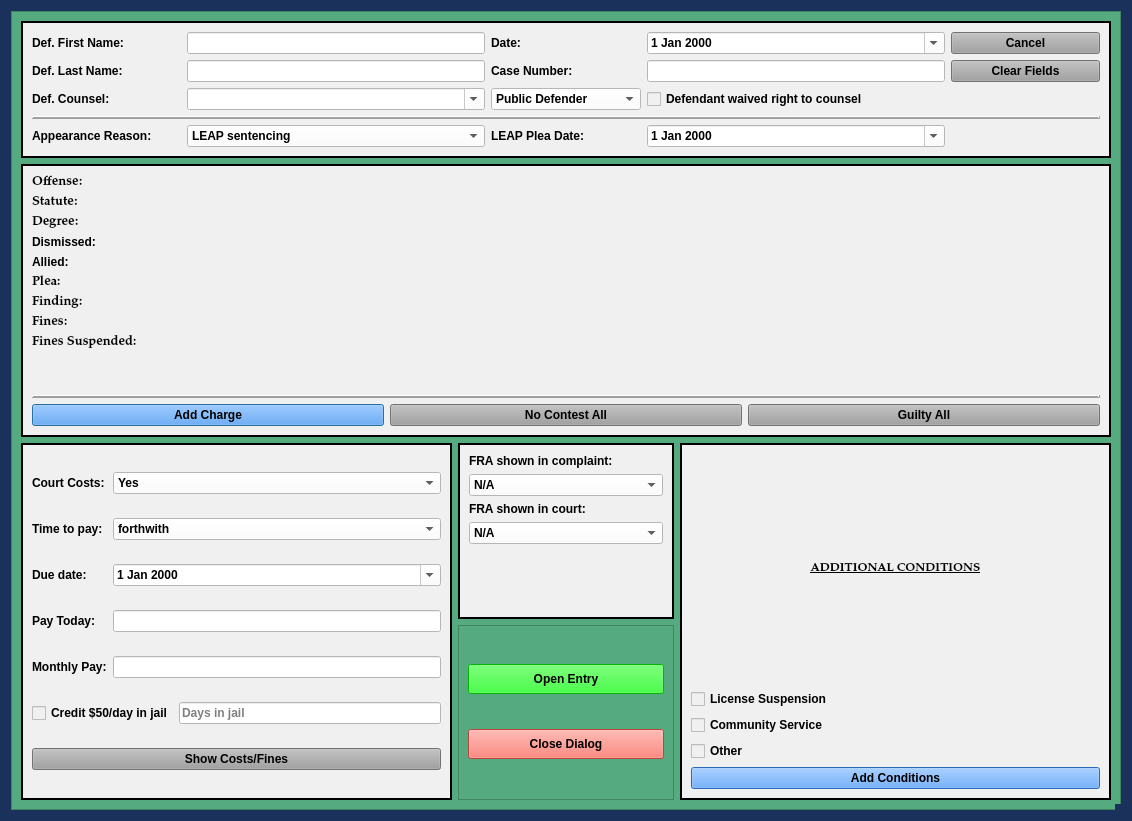
<?xml version="1.0" encoding="UTF-8"?>
<ui version="4.0">
 <class>LeapSentencingDialog</class>
 <widget class="QDialog" name="LeapSentencingDialog">
  <property name="windowModality">
   <enum>Qt::NonModal</enum>
  </property>
  <property name="enabled">
   <bool>true</bool>
  </property>
  <property name="geometry">
   <rect>
    <x>0</x>
    <y>0</y>
    <width>1132</width>
    <height>821</height>
   </rect>
  </property>
  <property name="sizePolicy">
   <sizepolicy hsizetype="Minimum" vsizetype="Minimum">
    <horstretch>0</horstretch>
    <verstretch>0</verstretch>
   </sizepolicy>
  </property>
  <property name="minimumSize">
   <size>
    <width>0</width>
    <height>0</height>
   </size>
  </property>
  <property name="maximumSize">
   <size>
    <width>2500</width>
    <height>3500</height>
   </size>
  </property>
  <property name="palette">
   <palette>
    <active>
     <colorrole role="Button">
      <brush brushstyle="SolidPattern">
       <color alpha="255">
        <red>25</red>
        <green>49</green>
        <blue>91</blue>
       </color>
      </brush>
     </colorrole>
     <colorrole role="Base">
      <brush brushstyle="SolidPattern">
       <color alpha="255">
        <red>25</red>
        <green>49</green>
        <blue>91</blue>
       </color>
      </brush>
     </colorrole>
     <colorrole role="Window">
      <brush brushstyle="SolidPattern">
       <color alpha="255">
        <red>25</red>
        <green>49</green>
        <blue>91</blue>
       </color>
      </brush>
     </colorrole>
    </active>
    <inactive>
     <colorrole role="Button">
      <brush brushstyle="SolidPattern">
       <color alpha="255">
        <red>25</red>
        <green>49</green>
        <blue>91</blue>
       </color>
      </brush>
     </colorrole>
     <colorrole role="Base">
      <brush brushstyle="SolidPattern">
       <color alpha="255">
        <red>25</red>
        <green>49</green>
        <blue>91</blue>
       </color>
      </brush>
     </colorrole>
     <colorrole role="Window">
      <brush brushstyle="SolidPattern">
       <color alpha="255">
        <red>25</red>
        <green>49</green>
        <blue>91</blue>
       </color>
      </brush>
     </colorrole>
    </inactive>
    <disabled>
     <colorrole role="Button">
      <brush brushstyle="SolidPattern">
       <color alpha="255">
        <red>25</red>
        <green>49</green>
        <blue>91</blue>
       </color>
      </brush>
     </colorrole>
     <colorrole role="Base">
      <brush brushstyle="SolidPattern">
       <color alpha="255">
        <red>25</red>
        <green>49</green>
        <blue>91</blue>
       </color>
      </brush>
     </colorrole>
     <colorrole role="Window">
      <brush brushstyle="SolidPattern">
       <color alpha="255">
        <red>25</red>
        <green>49</green>
        <blue>91</blue>
       </color>
      </brush>
     </colorrole>
    </disabled>
   </palette>
  </property>
  <property name="font">
   <font>
    <family>Palatino Linotype</family>
    <pointsize>10</pointsize>
    <weight>75</weight>
    <italic>false</italic>
    <bold>true</bold>
   </font>
  </property>
  <property name="windowTitle">
   <string>LEAP Sentencing Case Information</string>
  </property>
  <property name="toolTip">
   <string/>
  </property>
  <property name="styleSheet">
   <string notr="true">background-color: rgb(25, 49, 91);
font: 75 10pt &quot;Palatino Linotype&quot;;
font-weight: bold;</string>
  </property>
  <property name="sizeGripEnabled">
   <bool>true</bool>
  </property>
  <property name="modal">
   <bool>true</bool>
  </property>
  <layout class="QVBoxLayout" name="verticalLayout" stretch="0">
   <item>
    <widget class="QScrollArea" name="scrollArea">
     <property name="styleSheet">
      <string notr="true">background-color: rgb(85, 170, 127);</string>
     </property>
     <property name="widgetResizable">
      <bool>true</bool>
     </property>
     <widget class="QWidget" name="scrollAreaWidgetContents_2">
      <property name="geometry">
       <rect>
        <x>0</x>
        <y>0</y>
        <width>1112</width>
        <height>801</height>
       </rect>
      </property>
      <layout class="QGridLayout" name="gridLayout_2">
       <item row="2" column="0" rowspan="4" colspan="2">
        <widget class="QFrame" name="frame_5">
         <property name="sizePolicy">
          <sizepolicy hsizetype="Preferred" vsizetype="Preferred">
           <horstretch>0</horstretch>
           <verstretch>0</verstretch>
          </sizepolicy>
         </property>
         <property name="styleSheet">
          <string notr="true">background-color: rgb(240, 240, 240);</string>
         </property>
         <property name="frameShape">
          <enum>QFrame::Box</enum>
         </property>
         <property name="frameShadow">
          <enum>QFrame::Plain</enum>
         </property>
         <property name="lineWidth">
          <number>2</number>
         </property>
         <layout class="QGridLayout" name="gridLayout_5">
          <item row="5" column="1" colspan="3">
           <widget class="QLineEdit" name="pay_today_box">
            <property name="styleSheet">
             <string notr="true">background-color: rgb(255, 255, 255);</string>
            </property>
           </widget>
          </item>
          <item row="5" column="0">
           <widget class="QLabel" name="pay_today_label">
            <property name="text">
             <string>Pay Today:</string>
            </property>
           </widget>
          </item>
          <item row="2" column="0">
           <widget class="QLabel" name="label_9">
            <property name="text">
             <string>Time to pay:</string>
            </property>
           </widget>
          </item>
          <item row="6" column="0">
           <widget class="QLabel" name="monthly_pay_label">
            <property name="text">
             <string>Monthly Pay:</string>
            </property>
           </widget>
          </item>
          <item row="3" column="1" colspan="3">
           <widget class="NoScrollDateEdit" name="balance_due_date">
            <property name="styleSheet">
             <string notr="true">color: rgb(0, 0, 0);
background-color: rgb(255, 255, 255);</string>
            </property>
            <property name="calendarPopup">
             <bool>true</bool>
            </property>
           </widget>
          </item>
          <item row="3" column="0">
           <widget class="QLabel" name="balance_due_date_label">
            <property name="text">
             <string>Due date:</string>
            </property>
           </widget>
          </item>
          <item row="7" column="0" colspan="3">
           <widget class="QCheckBox" name="credit_for_jail_checkBox">
            <property name="text">
             <string>Credit $50/day in jail</string>
            </property>
           </widget>
          </item>
          <item row="7" column="3">
           <widget class="QLineEdit" name="jail_time_credit_box">
            <property name="styleSheet">
             <string notr="true">background-color: rgb(255, 255, 255);</string>
            </property>
            <property name="placeholderText">
             <string>Days in jail</string>
            </property>
           </widget>
          </item>
          <item row="1" column="1" colspan="3">
           <widget class="NoScrollComboBox" name="court_costs_box">
            <property name="styleSheet">
             <string notr="true">background-color: rgb(255, 255, 255);</string>
            </property>
            <item>
             <property name="text">
              <string>Yes</string>
             </property>
            </item>
            <item>
             <property name="text">
              <string>Waived</string>
             </property>
            </item>
            <item>
             <property name="text">
              <string>Imposed in companion case</string>
             </property>
            </item>
            <item>
             <property name="text">
              <string>No</string>
             </property>
            </item>
           </widget>
          </item>
          <item row="1" column="0">
           <widget class="QLabel" name="label_11">
            <property name="text">
             <string>Court Costs:</string>
            </property>
           </widget>
          </item>
          <item row="2" column="1" colspan="3">
           <widget class="NoScrollComboBox" name="ability_to_pay_box">
            <property name="styleSheet">
             <string notr="true">background-color: rgb(255, 255, 255);</string>
            </property>
            <item>
             <property name="text">
              <string>forthwith</string>
             </property>
            </item>
            <item>
             <property name="text">
              <string>monthly pay</string>
             </property>
            </item>
            <item>
             <property name="text">
              <string>partial forthwith then monthly pay</string>
             </property>
            </item>
           </widget>
          </item>
          <item row="6" column="1" colspan="3">
           <widget class="QLineEdit" name="monthly_pay_box">
            <property name="styleSheet">
             <string notr="true">background-color: rgb(255, 255, 255);</string>
            </property>
           </widget>
          </item>
          <item row="8" column="0" colspan="4">
           <widget class="QPushButton" name="costs_and_fines_Button">
            <property name="sizePolicy">
             <sizepolicy hsizetype="Preferred" vsizetype="Fixed">
              <horstretch>0</horstretch>
              <verstretch>0</verstretch>
             </sizepolicy>
            </property>
            <property name="focusPolicy">
             <enum>Qt::NoFocus</enum>
            </property>
            <property name="styleSheet">
             <string notr="true">background-color: rgb(160, 160, 160);</string>
            </property>
            <property name="text">
             <string>Show Costs/Fines</string>
            </property>
            <property name="flat">
             <bool>false</bool>
            </property>
           </widget>
          </item>
         </layout>
        </widget>
       </item>
       <item row="0" column="0" colspan="5">
        <widget class="QFrame" name="case_name_Frame">
         <property name="sizePolicy">
          <sizepolicy hsizetype="Preferred" vsizetype="Preferred">
           <horstretch>0</horstretch>
           <verstretch>0</verstretch>
          </sizepolicy>
         </property>
         <property name="styleSheet">
          <string notr="true">background-color: rgb(240, 240, 240);</string>
         </property>
         <property name="frameShape">
          <enum>QFrame::Box</enum>
         </property>
         <property name="frameShadow">
          <enum>QFrame::Plain</enum>
         </property>
         <property name="lineWidth">
          <number>2</number>
         </property>
         <layout class="QGridLayout" name="gridLayout" columnstretch="1,2,1,2,1">
          <item row="0" column="0">
           <widget class="QLabel" name="label">
            <property name="text">
             <string>Def. First Name:</string>
            </property>
           </widget>
          </item>
          <item row="0" column="4">
           <widget class="QPushButton" name="cancel_Button">
            <property name="focusPolicy">
             <enum>Qt::NoFocus</enum>
            </property>
            <property name="styleSheet">
             <string notr="true">background-color: rgb(160, 160, 160);</string>
            </property>
            <property name="text">
             <string>Cancel</string>
            </property>
           </widget>
          </item>
          <item row="5" column="1">
           <widget class="NoScrollComboBox" name="appearance_reason_box">
            <property name="styleSheet">
             <string notr="true">background-color: rgb(255, 255, 255);</string>
            </property>
            <item>
             <property name="text">
              <string>LEAP sentencing</string>
             </property>
            </item>
           </widget>
          </item>
          <item row="1" column="2">
           <widget class="QLabel" name="label_3">
            <property name="text">
             <string>Case Number:</string>
            </property>
           </widget>
          </item>
          <item row="1" column="1">
           <widget class="QLineEdit" name="defendant_last_name_lineEdit">
            <property name="enabled">
             <bool>true</bool>
            </property>
            <property name="styleSheet">
             <string notr="true">background-color: rgb(255, 255, 255);</string>
            </property>
           </widget>
          </item>
          <item row="0" column="3">
           <widget class="NoScrollDateEdit" name="plea_trial_date">
            <property name="focusPolicy">
             <enum>Qt::NoFocus</enum>
            </property>
            <property name="styleSheet">
             <string notr="true">color: rgb(0, 0, 0);
background-color: rgb(255, 255, 255);</string>
            </property>
            <property name="calendarPopup">
             <bool>true</bool>
            </property>
           </widget>
          </item>
          <item row="0" column="2">
           <widget class="QLabel" name="label_26">
            <property name="text">
             <string>Date:</string>
            </property>
           </widget>
          </item>
          <item row="1" column="0">
           <widget class="QLabel" name="label_2">
            <property name="text">
             <string>Def. Last Name:</string>
            </property>
           </widget>
          </item>
          <item row="1" column="3">
           <widget class="QLineEdit" name="case_number_lineEdit">
            <property name="maximumSize">
             <size>
              <width>500</width>
              <height>16777215</height>
             </size>
            </property>
            <property name="styleSheet">
             <string notr="true">background-color: rgb(255, 255, 255);</string>
            </property>
           </widget>
          </item>
          <item row="5" column="0">
           <widget class="QLabel" name="label_4">
            <property name="text">
             <string>Appearance Reason:</string>
            </property>
           </widget>
          </item>
          <item row="0" column="1">
           <widget class="QLineEdit" name="defendant_first_name_lineEdit">
            <property name="styleSheet">
             <string notr="true">background-color: rgb(255, 255, 255);</string>
            </property>
           </widget>
          </item>
          <item row="1" column="4">
           <widget class="QPushButton" name="clear_fields_case_Button">
            <property name="focusPolicy">
             <enum>Qt::NoFocus</enum>
            </property>
            <property name="styleSheet">
             <string notr="true">background-color: rgb(160, 160, 160);</string>
            </property>
            <property name="text">
             <string>Clear Fields</string>
            </property>
           </widget>
          </item>
          <item row="3" column="0">
           <widget class="QLabel" name="label_8">
            <property name="text">
             <string>Def. Counsel:</string>
            </property>
           </widget>
          </item>
          <item row="3" column="1">
           <widget class="DefenseCounselComboBox" name="defense_counsel_name_box">
            <property name="styleSheet">
             <string notr="true">background-color: rgb(255, 255, 255);</string>
            </property>
            <property name="editable">
             <bool>true</bool>
            </property>
           </widget>
          </item>
          <item row="3" column="2">
           <widget class="NoScrollComboBox" name="defense_counsel_type_box">
            <property name="styleSheet">
             <string notr="true">background-color: rgb(255, 255, 255);</string>
            </property>
            <item>
             <property name="text">
              <string>Public Defender</string>
             </property>
            </item>
            <item>
             <property name="text">
              <string>Private Counsel</string>
             </property>
            </item>
           </widget>
          </item>
          <item row="3" column="3">
           <widget class="QCheckBox" name="defense_counsel_waived_checkBox">
            <property name="text">
             <string>Defendant waived right to counsel</string>
            </property>
           </widget>
          </item>
          <item row="4" column="0" colspan="5">
           <widget class="Line" name="line_2">
            <property name="frameShadow">
             <enum>QFrame::Raised</enum>
            </property>
            <property name="lineWidth">
             <number>2</number>
            </property>
            <property name="orientation">
             <enum>Qt::Horizontal</enum>
            </property>
           </widget>
          </item>
          <item row="5" column="3">
           <widget class="NoScrollDateEdit" name="leap_plea_date">
            <property name="styleSheet">
             <string notr="true">color: rgb(0, 0, 0);
background-color: rgb(255, 255, 255);</string>
            </property>
            <property name="calendarPopup">
             <bool>true</bool>
            </property>
           </widget>
          </item>
          <item row="5" column="2">
           <widget class="QLabel" name="label_6">
            <property name="text">
             <string>LEAP Plea Date:</string>
            </property>
           </widget>
          </item>
         </layout>
        </widget>
       </item>
       <item row="1" column="0" colspan="5">
        <widget class="QFrame" name="frame">
         <property name="sizePolicy">
          <sizepolicy hsizetype="Preferred" vsizetype="Preferred">
           <horstretch>0</horstretch>
           <verstretch>0</verstretch>
          </sizepolicy>
         </property>
         <property name="styleSheet">
          <string notr="true">background-color: rgb(240, 240, 240);</string>
         </property>
         <property name="frameShape">
          <enum>QFrame::Box</enum>
         </property>
         <property name="frameShadow">
          <enum>QFrame::Plain</enum>
         </property>
         <property name="lineWidth">
          <number>2</number>
         </property>
         <layout class="QVBoxLayout" name="verticalLayout_2">
          <item>
           <layout class="QGridLayout" name="gridLayout_3">
            <item row="2" column="1">
             <widget class="QPushButton" name="no_contest_all_Button">
              <property name="sizePolicy">
               <sizepolicy hsizetype="Preferred" vsizetype="Fixed">
                <horstretch>0</horstretch>
                <verstretch>0</verstretch>
               </sizepolicy>
              </property>
              <property name="focusPolicy">
               <enum>Qt::NoFocus</enum>
              </property>
              <property name="styleSheet">
               <string notr="true">background-color: rgb(160, 160, 160);</string>
              </property>
              <property name="text">
               <string>No Contest All</string>
              </property>
             </widget>
            </item>
            <item row="0" column="0" colspan="3">
             <layout class="QGridLayout" name="charges_gridLayout">
              <item row="1" column="0">
               <widget class="QLabel" name="statute_label">
                <property name="font">
                 <font>
                  <family>Palatino Linotype</family>
                  <pointsize>10</pointsize>
                  <weight>75</weight>
                  <italic>false</italic>
                  <bold>true</bold>
                 </font>
                </property>
                <property name="text">
                 <string>Statute:</string>
                </property>
               </widget>
              </item>
              <item row="4" column="0">
               <widget class="QLabel" name="allied_label">
                <property name="text">
                 <string>Allied:</string>
                </property>
               </widget>
              </item>
              <item row="5" column="0">
               <widget class="QLabel" name="plea_label">
                <property name="font">
                 <font>
                  <family>Palatino Linotype</family>
                  <pointsize>10</pointsize>
                  <weight>75</weight>
                  <italic>false</italic>
                  <bold>true</bold>
                 </font>
                </property>
                <property name="text">
                 <string>Plea:</string>
                </property>
               </widget>
              </item>
              <item row="2" column="0">
               <widget class="QLabel" name="degree_label">
                <property name="font">
                 <font>
                  <family>Palatino Linotype</family>
                  <pointsize>10</pointsize>
                  <weight>75</weight>
                  <italic>false</italic>
                  <bold>true</bold>
                 </font>
                </property>
                <property name="text">
                 <string>Degree:</string>
                </property>
               </widget>
              </item>
              <item row="6" column="0">
               <widget class="QLabel" name="finding_label">
                <property name="font">
                 <font>
                  <family>Palatino Linotype</family>
                  <pointsize>10</pointsize>
                  <weight>75</weight>
                  <italic>false</italic>
                  <bold>true</bold>
                 </font>
                </property>
                <property name="text">
                 <string>Finding:</string>
                </property>
               </widget>
              </item>
              <item row="0" column="0">
               <widget class="QLabel" name="offense_label">
                <property name="font">
                 <font>
                  <family>Palatino Linotype</family>
                  <pointsize>10</pointsize>
                  <weight>75</weight>
                  <italic>false</italic>
                  <bold>true</bold>
                 </font>
                </property>
                <property name="text">
                 <string>Offense:</string>
                </property>
                <property name="wordWrap">
                 <bool>true</bool>
                </property>
               </widget>
              </item>
              <item row="8" column="0">
               <widget class="QLabel" name="fines_suspended_label">
                <property name="font">
                 <font>
                  <family>Palatino Linotype</family>
                  <pointsize>10</pointsize>
                  <weight>75</weight>
                  <italic>false</italic>
                  <bold>true</bold>
                 </font>
                </property>
                <property name="text">
                 <string>Fines Suspended:</string>
                </property>
               </widget>
              </item>
              <item row="10" column="0">
               <widget class="QLabel" name="label_5">
                <property name="text">
                 <string/>
                </property>
               </widget>
              </item>
              <item row="7" column="0">
               <widget class="QLabel" name="fines_label">
                <property name="font">
                 <font>
                  <family>Palatino Linotype</family>
                  <pointsize>10</pointsize>
                  <weight>75</weight>
                  <italic>false</italic>
                  <bold>true</bold>
                 </font>
                </property>
                <property name="text">
                 <string>Fines:</string>
                </property>
               </widget>
              </item>
              <item row="9" column="0">
               <widget class="QLabel" name="amend_row_label">
                <property name="text">
                 <string/>
                </property>
               </widget>
              </item>
              <item row="3" column="0">
               <widget class="QLabel" name="dismissed_label">
                <property name="text">
                 <string>Dismissed:</string>
                </property>
               </widget>
              </item>
             </layout>
            </item>
            <item row="2" column="2">
             <widget class="QPushButton" name="guilty_all_Button">
              <property name="sizePolicy">
               <sizepolicy hsizetype="Preferred" vsizetype="Fixed">
                <horstretch>0</horstretch>
                <verstretch>0</verstretch>
               </sizepolicy>
              </property>
              <property name="focusPolicy">
               <enum>Qt::NoFocus</enum>
              </property>
              <property name="styleSheet">
               <string notr="true">background-color: rgb(160, 160, 160);</string>
              </property>
              <property name="text">
               <string>Guilty All</string>
              </property>
             </widget>
            </item>
            <item row="2" column="0">
             <widget class="QPushButton" name="add_charge_Button">
              <property name="styleSheet">
               <string notr="true">background-color: rgb(62, 146, 255)</string>
              </property>
              <property name="text">
               <string>Add Charge</string>
              </property>
             </widget>
            </item>
            <item row="1" column="0" colspan="3">
             <widget class="Line" name="line">
              <property name="frameShadow">
               <enum>QFrame::Raised</enum>
              </property>
              <property name="lineWidth">
               <number>2</number>
              </property>
              <property name="orientation">
               <enum>Qt::Horizontal</enum>
              </property>
             </widget>
            </item>
           </layout>
          </item>
         </layout>
        </widget>
       </item>
       <item row="2" column="2" rowspan="2">
        <widget class="QFrame" name="fra_frame">
         <property name="sizePolicy">
          <sizepolicy hsizetype="Preferred" vsizetype="Preferred">
           <horstretch>0</horstretch>
           <verstretch>0</verstretch>
          </sizepolicy>
         </property>
         <property name="styleSheet">
          <string notr="true">background-color: rgb(240, 240, 240);</string>
         </property>
         <property name="frameShape">
          <enum>QFrame::Box</enum>
         </property>
         <property name="frameShadow">
          <enum>QFrame::Plain</enum>
         </property>
         <property name="lineWidth">
          <number>2</number>
         </property>
         <layout class="QFormLayout" name="formLayout_2">
          <item row="2" column="0">
           <widget class="QLabel" name="label_22">
            <property name="text">
             <string>FRA shown in court:</string>
            </property>
           </widget>
          </item>
          <item row="0" column="0">
           <widget class="QLabel" name="label_21">
            <property name="text">
             <string>FRA shown in complaint:</string>
            </property>
           </widget>
          </item>
          <item row="3" column="0" colspan="2">
           <widget class="NoScrollComboBox" name="fra_in_court_box">
            <property name="styleSheet">
             <string notr="true">background-color: rgb(255, 255, 255);</string>
            </property>
            <item>
             <property name="text">
              <string>N/A</string>
             </property>
            </item>
            <item>
             <property name="text">
              <string>Yes</string>
             </property>
            </item>
            <item>
             <property name="text">
              <string>No</string>
             </property>
            </item>
           </widget>
          </item>
          <item row="1" column="0" colspan="2">
           <widget class="NoScrollComboBox" name="fra_in_file_box">
            <property name="styleSheet">
             <string notr="true">background-color: rgb(255, 255, 255);</string>
            </property>
            <item>
             <property name="text">
              <string>N/A</string>
             </property>
            </item>
            <item>
             <property name="text">
              <string>Yes</string>
             </property>
            </item>
            <item>
             <property name="text">
              <string>No</string>
             </property>
            </item>
           </widget>
          </item>
         </layout>
        </widget>
       </item>
       <item row="2" column="3" rowspan="4" colspan="2">
        <widget class="QFrame" name="frame_6">
         <property name="sizePolicy">
          <sizepolicy hsizetype="Preferred" vsizetype="Preferred">
           <horstretch>0</horstretch>
           <verstretch>0</verstretch>
          </sizepolicy>
         </property>
         <property name="styleSheet">
          <string notr="true">background-color: rgb(240, 240, 240);
font: 75 9pt &quot;Palatino Linotype&quot;;
font-weight: bold;</string>
         </property>
         <property name="frameShape">
          <enum>QFrame::Box</enum>
         </property>
         <property name="frameShadow">
          <enum>QFrame::Plain</enum>
         </property>
         <property name="lineWidth">
          <number>2</number>
         </property>
         <layout class="QGridLayout" name="gridLayout_4">
          <item row="0" column="0">
           <widget class="QLabel" name="label_24">
            <property name="font">
             <font>
              <family>Palatino Linotype</family>
              <pointsize>9</pointsize>
              <weight>75</weight>
              <italic>false</italic>
              <bold>true</bold>
              <underline>true</underline>
             </font>
            </property>
            <property name="text">
             <string>ADDITIONAL CONDITIONS</string>
            </property>
            <property name="alignment">
             <set>Qt::AlignCenter</set>
            </property>
           </widget>
          </item>
          <item row="1" column="0">
           <widget class="QCheckBox" name="license_suspension_checkBox">
            <property name="text">
             <string>License Suspension           </string>
            </property>
           </widget>
          </item>
          <item row="2" column="0">
           <widget class="QCheckBox" name="community_service_checkBox">
            <property name="text">
             <string>Community Service             </string>
            </property>
           </widget>
          </item>
          <item row="4" column="0">
           <widget class="QPushButton" name="add_conditions_Button">
            <property name="styleSheet">
             <string notr="true">background-color: rgb(62, 146, 255)</string>
            </property>
            <property name="text">
             <string>Add Conditions</string>
            </property>
            <property name="autoDefault">
             <bool>false</bool>
            </property>
           </widget>
          </item>
          <item row="3" column="0">
           <widget class="QCheckBox" name="other_conditions_checkBox">
            <property name="enabled">
             <bool>true</bool>
            </property>
            <property name="focusPolicy">
             <enum>Qt::StrongFocus</enum>
            </property>
            <property name="text">
             <string>Other                                                      </string>
            </property>
           </widget>
          </item>
         </layout>
        </widget>
       </item>
       <item row="4" column="2" rowspan="2">
        <widget class="QFrame" name="frame_2">
         <property name="frameShape">
          <enum>QFrame::StyledPanel</enum>
         </property>
         <property name="frameShadow">
          <enum>QFrame::Raised</enum>
         </property>
         <layout class="QGridLayout" name="gridLayout_6">
          <item row="3" column="0">
           <widget class="QPushButton" name="close_dialog_Button">
            <property name="minimumSize">
             <size>
              <width>120</width>
              <height>30</height>
             </size>
            </property>
            <property name="focusPolicy">
             <enum>Qt::NoFocus</enum>
            </property>
            <property name="styleSheet">
             <string notr="true">background-color: rgb(255, 96, 82);</string>
            </property>
            <property name="text">
             <string>Close Dialog</string>
            </property>
            <property name="autoDefault">
             <bool>false</bool>
            </property>
           </widget>
          </item>
          <item row="2" column="0">
           <widget class="QPushButton" name="create_entry_Button">
            <property name="minimumSize">
             <size>
              <width>120</width>
              <height>30</height>
             </size>
            </property>
            <property name="styleSheet">
             <string notr="true">background-color: rgb(0, 255, 0);
</string>
            </property>
            <property name="text">
             <string>Open Entry</string>
            </property>
            <property name="autoDefault">
             <bool>false</bool>
            </property>
           </widget>
          </item>
         </layout>
        </widget>
       </item>
      </layout>
     </widget>
    </widget>
   </item>
  </layout>
 </widget>
 <customwidgets>
  <customwidget>
   <class>NoScrollDateEdit</class>
   <extends>QDateEdit</extends>
   <header>munientry.widgets.custom_widgets</header>
  </customwidget>
  <customwidget>
   <class>NoScrollComboBox</class>
   <extends>QComboBox</extends>
   <header>munientry.widgets.combo_boxes</header>
  </customwidget>
  <customwidget>
   <class>DefenseCounselComboBox</class>
   <extends>QComboBox</extends>
   <header>munientry.widgets.combo_boxes</header>
  </customwidget>
 </customwidgets>
 <tabstops>
  <tabstop>defendant_first_name_lineEdit</tabstop>
  <tabstop>defendant_last_name_lineEdit</tabstop>
  <tabstop>case_number_lineEdit</tabstop>
  <tabstop>license_suspension_checkBox</tabstop>
  <tabstop>community_service_checkBox</tabstop>
  <tabstop>other_conditions_checkBox</tabstop>
  <tabstop>add_conditions_Button</tabstop>
  <tabstop>create_entry_Button</tabstop>
  <tabstop>close_dialog_Button</tabstop>
 </tabstops>
 <resources/>
 <connections/>
 <slots>
  <slot>create_entry()</slot>
  <slot>continue_dialog()</slot>
  <slot>close_window()</slot>
  <slot>set_dialog()</slot>
  <slot>update_case_information()</slot>
  <slot>ovi_dialog()</slot>
  <slot>sentencing_dialog()</slot>
  <slot>proceed_to_sentencing()</slot>
  <slot>proceed_to_ovi()</slot>
  <slot>add_charge()</slot>
  <slot>set_statute()</slot>
  <slot>set_pay_date()</slot>
  <slot>amend_offense()</slot>
  <slot>set_offense()</slot>
  <slot>add_charge_to_view()</slot>
  <slot>delete_charge()</slot>
  <slot>delete_charge_from_view()</slot>
  <slot>close_event()</slot>
  <slot>set_fra_in_file()</slot>
  <slot>set_fra_in_court()</slot>
  <slot>start_add_conditions_dialog()</slot>
  <slot>start_amend_offense_dialog()</slot>
 </slots>
</ui>
